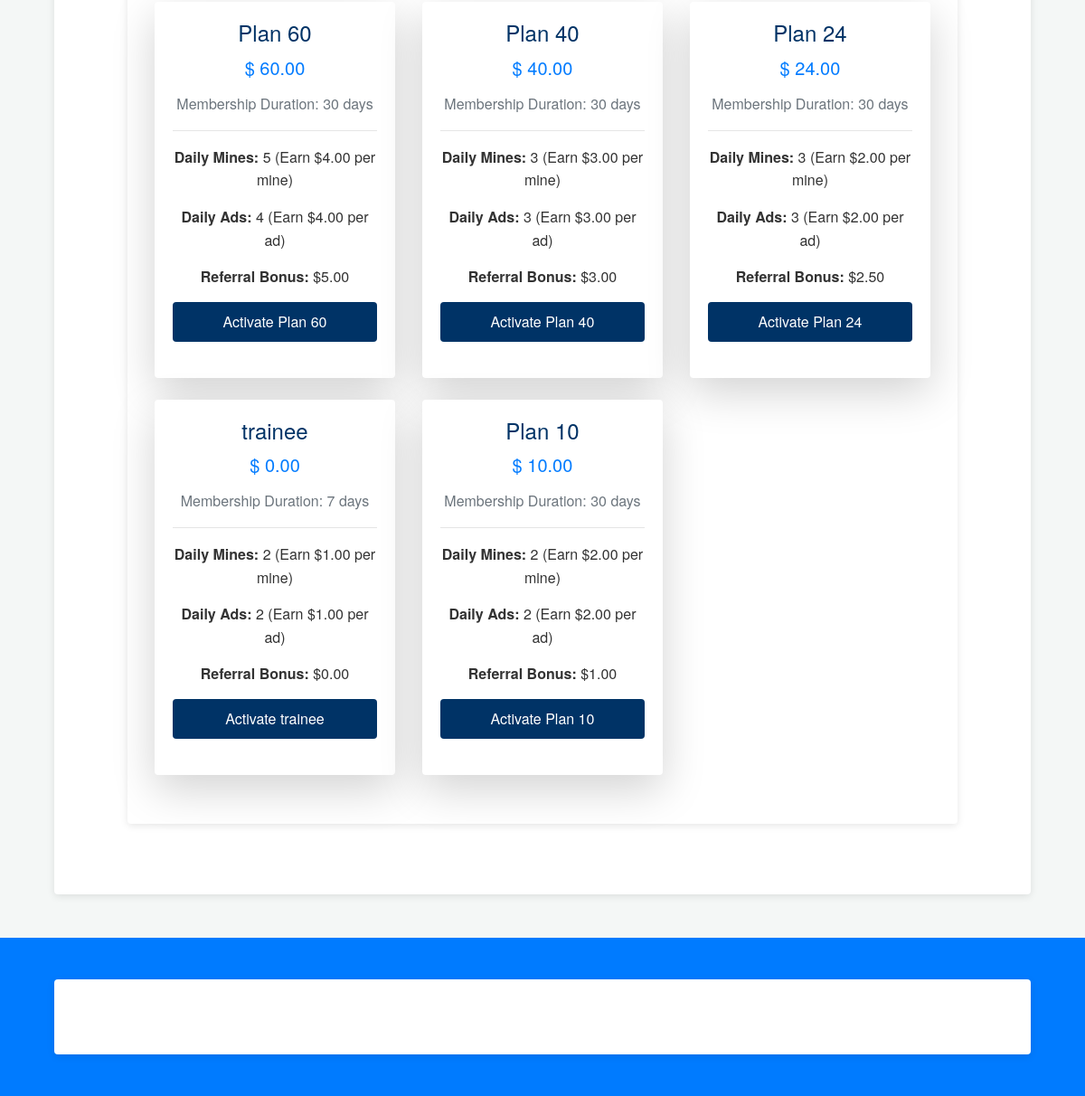
Before: /tasks/choose_plan/ (signed in, lower part) with the older database file.
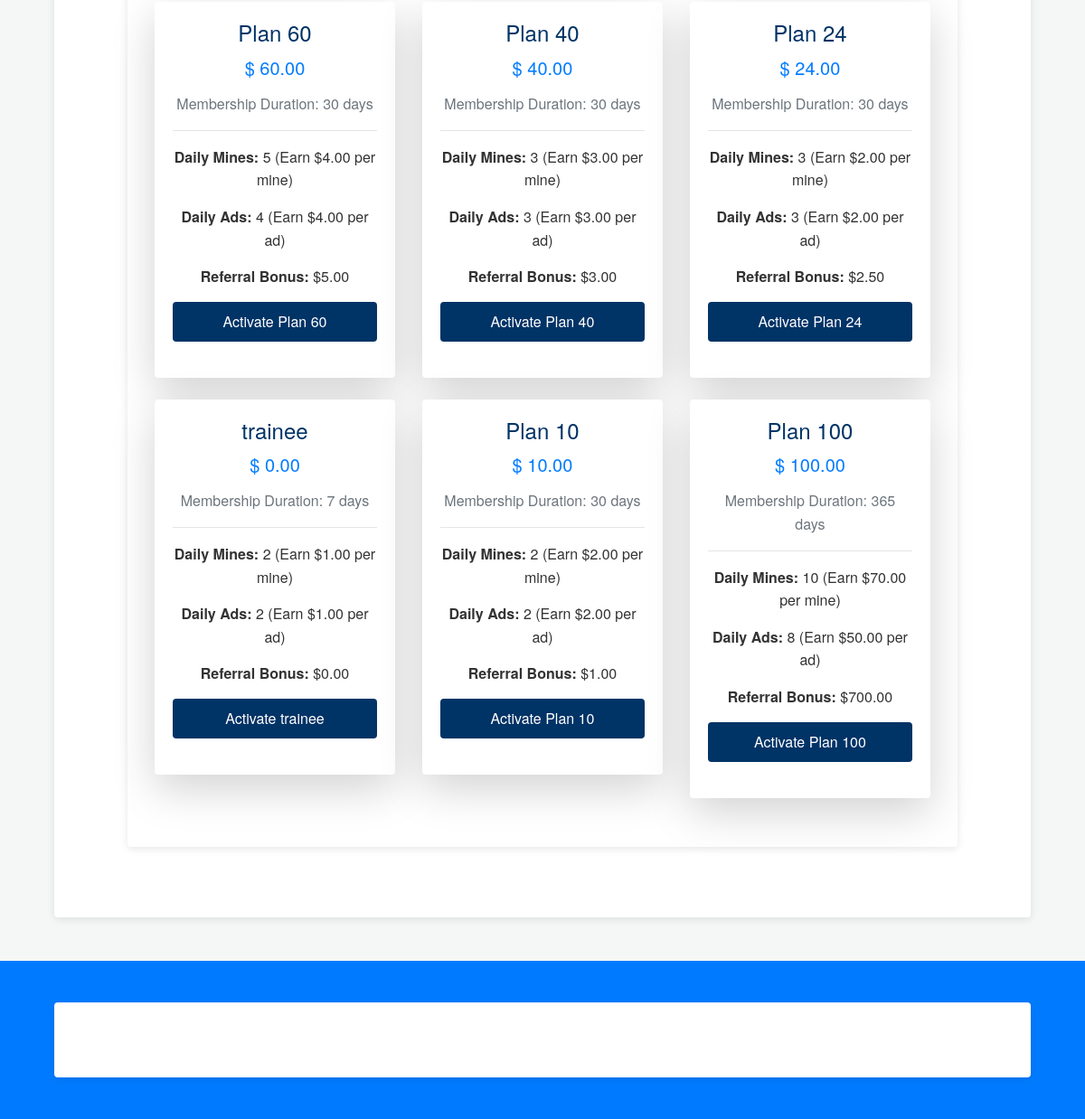
After: the same page with the newer database file.
### tasks/models.py (models this page shows, shortened)
class Plan(models.Model):
    name = models.CharField(max_length=100)  # e.g., "Trainee", "Plan 1000", etc.
    activation_fee = models.DecimalField(max_digits=10, decimal_places=2, default=0)
    daily_mines = models.IntegerField(default=0)
    reward_per_mine = models.DecimalField(max_digits=10, decimal_places=2, default=0)
    daily_ads = models.IntegerField(default=0)
    reward_per_ad = models.DecimalField(max_digits=10, decimal_places=2, default=0)
    membership_duration = models.IntegerField(default=0)  # in days
    invitation_commission = models.DecimalField(max_digits=10, decimal_places=2, default=0)

### tasks/views.py (the view)
# urls.py: path('choose_plan/', choose_plan, name='choose_plan'),
@login_required
def choose_plan(request):
    if request.method == "POST":
        plan_id = request.POST.get("plan_id")
        try:
            plan = Plan.objects.get(id=plan_id)
        except Plan.DoesNotExist:
            messages.error(request, "Invalid plan selected.")
            return redirect("choose_plan")
        user_profile = request.user.userprofile
        if user_profile.plan and user_profile.plan.id == plan.id:
            messages.error(request, "You are already on this plan. Please select a different plan to upgrade.")
            return redirect("choose_plan")
        if user_profile.balance < plan.activation_fee:
            messages.error(request, "Insufficient balance to activate this plan.")
            return redirect("choose_plan")
        user_profile.balance -= plan.activation_fee
        if user_profile.plan:
            user_profile.mines_today = 0
            user_profile.last_mine_date = None
            user_profile.ads_watched_today = 0
            user_profile.last_ad_date = None
        user_profile.plan = plan
        user_profile.plan_activation_date = datetime.date.today()
        user_profile.save()
        referral_code = request.session.get("referral_code", None)
        if referral_code:
            try:
                inviter = UserProfile.objects.get(referral_code=referral_code)
                if plan.name.strip().lower() != "trainee":
                    inviter.balance += plan.invitation_commission
                    inviter.save()
                    logger.info(f"Commission of {plan.invitation_commission} awarded to inviter {inviter.user.username}")
                else:
                    logger.info("No commission awarded because the new plan is 'trainee'")
            except UserProfile.DoesNotExist:
                logger.warning("Referral code invalid; no inviter found.")
            request.session.pop("referral_code", None)
        messages.success(request, "Plan activated/upgraded successfully! Your daily limits have been reset.")
        return redirect("home")
    else:
        plans = Plan.objects.all()
        user_balance = request.user.userprofile.balance
        return render(request, "tasks/choose_plan.html", {"plans": plans, "balance": user_balance})

### tasks/templates/tasks/choose_plan.html (shortened to what this page needs)
{% extends 'base.html' %}
{% block content %}
<div class="container my-5">
  <div class="row">
    {% for plan in plans %}
      <div class="col-md-4 mb-4">
        <div class="card shadow-lg border-0">
          <div class="card-body text-center">
            <h3 class="card-title">{{ plan.name }}</h3>
            <h5 class="text-primary">$ {{ plan.activation_fee }}</h5>
            <p class="text-muted">Membership Duration: {{ plan.membership_duration }} days</p>
            <hr>
            <p><strong>Daily Mines:</strong> {{ plan.daily_mines }} (Earn ${{ plan.reward_per_mine }} per mine)</p>
            <p><strong>Daily Ads:</strong> {{ plan.daily_ads }} (Earn ${{ plan.reward_per_ad }} per ad)</p>
            <p><strong>Referral Bonus:</strong> ${{ plan.invitation_commission }}</p>
            {% if balance >= plan.activation_fee %}
              <form method="POST" action="{% url 'choose_plan' %}">
                <button class="btn btn-success btn-block">Activate {{ plan.name }}</button>
              </form>
            {% else %}
              <p class="text-danger mt-2">Insufficient Balance</p>
            {% endif %}
          </div>
        </div>
      </div>
    {% endfor %}
  </div>
</div>
{% endblock %}

### tasks/templates/base.html (shortened to what this page needs)
{% load static %}
<!DOCTYPE html>
<html lang="en">
<head>
    <link rel="stylesheet" href="https://stackpath.bootstrapcdn.com/bootstrap/4.5.2/css/bootstrap.min.css">
    <link rel="stylesheet" href="{% static 'css/styles.css' %}">
</head>
<body>
    <main class="container my-5">
        {% block content %}{% endblock %}
    </main>
    <footer class="bg-primary text-white text-center py-3">
        <div class="container">
            <p>&copy; 2025 Vintech-Technologies. All Rights Reserved.</p>
        </div>
    </footer>
</body>
</html>

### static/css/styles.css (style rules this page uses)
* { margin: 0; padding: 0; box-sizing: border-box; }
body { font-family: 'Helvetica Neue', Helvetica, Arial, sans-serif; font-size: 16px; line-height: 1.6; background-color: #f4f7f6; color: #333; }
.container { width: 90%; max-width: 1200px; margin: 30px auto; background-color: #ffffff; padding: 30px; border-radius: 4px; box-shadow: 0 2px 8px rgba(0, 0, 0, 0.1); }
h1, h2, h3, h4, h5, h6 { margin-bottom: 15px; color: #003366; }
h3 { font-size: 1.5rem; }
p { margin-bottom: 15px; }
.btn, button, input[type="submit"] { display: inline-block; padding: 10px 20px; background-color: #003366; color: #fff; border: none; border-radius: 4px; text-decoration: none; font-size: 1rem; cursor: pointer; transition: background-color 0.3s ease; }
form { margin-bottom: 20px; }
footer { background-color: #003366; color: #fff; text-align: center; padding: 15px 0; margin-top: 30px; }
footer p { margin: 0; font-size: 0.9rem; }

Changed rows visible on the page:
added Plan: name "Plan 100", activation_fee "100.00", membership_duration "365", daily_mines "10", reward_per_mine "70.00", daily_ads "8", reward_per_ad "50.00", invitation_commission "700.00"
